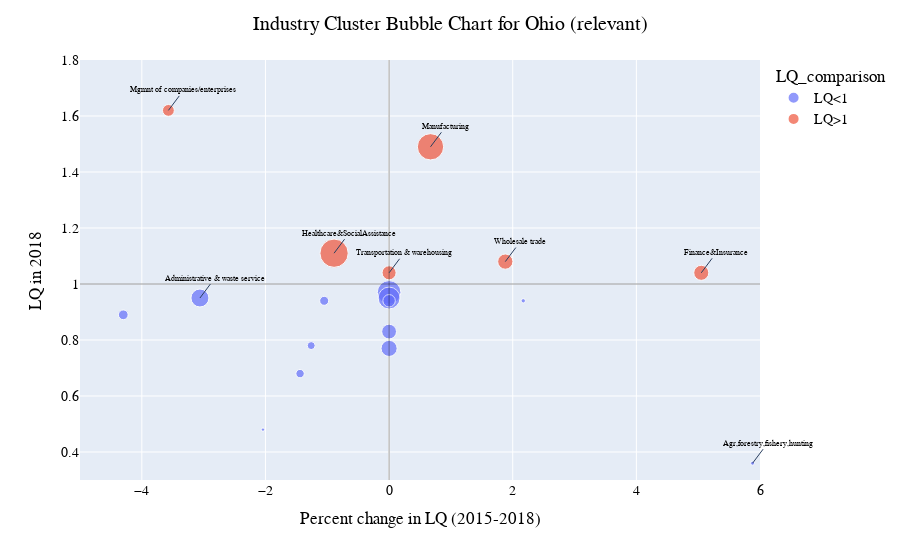

Notebook code for this chart:
### Code cell
# Adding muliple Annotation to the figure
ohio_bubble_filtered.add_annotation(
    x=-3.57, y=1.62, text="Mgmnt of companies/enterprises")
ohio_bubble_filtered.add_annotation(
    x=0.67, y=1.49, text="Manufacturing")
ohio_bubble_filtered.add_annotation(
    x=5.88, y=0.36, text="Agr,forestry,fishery,hunting")
ohio_bubble_filtered.add_annotation(
    x=1.88, y=1.08, text="Wholesale trade")
ohio_bubble_filtered.add_annotation(
    x=5.05, y=1.04, text="Finance&Insurance")
ohio_bubble_filtered.add_annotation(
    x=-0.89, y=1.11, text="Healthcare&SocialAssistance")
ohio_bubble_filtered.add_annotation(
    x=-3.06, y=0.95, text="Administrative & waste service")
ohio_bubble_filtered.add_annotation(
    x=-0, y=1.04, text="Transportation & warehousing")


ohio_bubble_filtered.update_annotations(dict(
    xref="x", yref="y", font=dict(size=8),
    # showarrow=True,
    # arrowhead=7,
    ax=15, ay=-20  # location of text on the coordinates
))

ohio_bubble_filtered.show()  # print the figure 
#hover over the picture to see the text

### Figure 1 — Plotly figure (JSON) as saved in the notebook; plotly's stock layout.template omitted (floating-point values rounded to 4 significant figures)
{"data": [{"hovertemplate": "<b>%{hovertext}</b><br><br>LQ_comparison=LQ<1<br>Per_change_LQ=%{x}<br>LQ_2018=%{y}<br>Eri_2018=%{marker.size}<extra></extra>", "hovertext": ["Agriculture, forestry, fishing and hunting", "Mining, quarrying, and oil and gas extraction", "Utilities", "Construction", "Retail trade", "Information", "Real estate and rental and leasing", "Professional and technical services", "Administrative and waste services", "Educational services", "Arts, entertainment, and recreation", "Accommodation and food services", "Other services, except public administration"], "legendgroup": "LQ<1", "marker": {"color": "#636efa", "size": [16662, 11859, 19110, 220709, 563820, 70930, 64155, 262870, 325830, 95539, 81785, 484896, 156685], "sizemode": "area", "sizeref": 2022.0, "symbol": "circle"}, "mode": "markers", "name": "LQ<1", "showlegend": true, "type": "scatter", "x": [5.88, -2.04, 2.17, 0, 0, -1.44, -1.26, 0, -3.06, -4.3, -1.05, 0, 0], "xaxis": "x", "y": [0.36, 0.48, 0.94, 0.83, 0.97, 0.68, 0.78, 0.77, 0.95, 0.89, 0.94, 0.95, 0.94], "yaxis": "y"}, {"hovertemplate": "<b>%{hovertext}</b><br><br>LQ_comparison=LQ>1<br>Per_change_LQ=%{x}<br>LQ_2018=%{y}<br>Eri_2018=%{marker.size}<extra></extra>", "hovertext": ["Manufacturing", "Wholesale trade", "Transportation and warehousing", "Finance and insurance", "Management of companies and enterprises", "Health care and social assistance"], "legendgroup": "LQ>1", "marker": {"color": "#EF553B", "size": [698950, 234789, 199530, 229394, 140729, 808602], "sizemode": "area", "sizeref": 2022.0, "symbol": "circle"}, "mode": "markers", "name": "LQ>1", "showlegend": true, "type": "scatter", "x": [0.67, 1.88, 0, 5.05, -3.57, -0.89], "xaxis": "x", "y": [1.49, 1.08, 1.04, 1.04, 1.62, 1.11], "yaxis": "y"}], "layout": {"annotations": [{"ax": 15, "ay": -20, "font": {"size": 8}, "text": "Mgmnt of companies/enterprises", "x": -3.57, "xref": "x", "y": 1.62, "yref": "y"}, {"ax": 15, "ay": -20, "font": {"size": 8}, "text": "Manufacturing", "x": 0.67, "xref": "x", "y": 1.49, "yref": "y"}, {"ax": 15, "ay": -20, "font": {"size": 8}, "text": "Agr,forestry,fishery,hunting", "x": 5.88, "xref": "x", "y": 0.36, "yref": "y"}, {"ax": 15, "ay": -20, "font": {"size": 8}, "text": "Wholesale trade", "x": 1.88, "xref": "x", "y": 1.08, "yref": "y"}, {"ax": 15, "ay": -20, "font": {"size": 8}, "text": "Finance&Insurance", "x": 5.05, "xref": "x", "y": 1.04, "yref": "y"}, {"ax": 15, "ay": -20, "font": {"size": 8}, "text": "Healthcare&SocialAssistance", "x": -0.89, "xref": "x", "y": 1.11, "yref": "y"}, {"ax": 15, "ay": -20, "font": {"size": 8}, "text": "Administrative & waste service", "x": -3.06, "xref": "x", "y": 0.95, "yref": "y"}, {"ax": 15, "ay": -20, "font": {"size": 8}, "text": "Transportation & warehousing", "x": 0, "xref": "x", "y": 1.04, "yref": "y"}], "font": {"color": "black", "family": "Helvetica", "size": 14}, "hoverlabel": {"bgcolor": "white", "font": {"color": "black"}}, "legend": {"itemsizing": "constant", "title": {"text": "LQ_comparison"}, "tracegroupgap": 0}, "margin": {"t": 60}, "shapes": [{"line": {"color": "Black", "width": 0.4}, "type": "line", "x0": 0, "x1": 0, "y0": 0, "y1": 2}, {"line": {"color": "Black", "width": 0.4}, "type": "line", "x0": -10, "x1": 10, "y0": 1, "y1": 1}], "title": {"text": "Industry Cluster Bubble Chart for Ohio (relevant)", "x": 0.5}, "xaxis": {"anchor": "y", "domain": [0, 1], "range": [-5, 6], "title": {"text": "Percent change in LQ (2015-2018)"}}, "yaxis": {"anchor": "x", "domain": [0, 1], "range": [0.3, 1.8], "title": {"text": "LQ in 2018"}}}}
